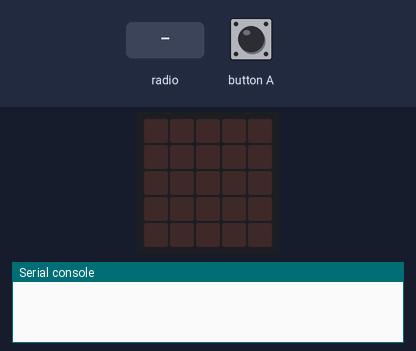
A program run on a simulated BBC micro:bit (MakeCode). On the bench: the board's 5×5 LED display, the last lines printed to the serial console. The inputs (shaded band) are chosen by the test bench. Random numbers come from a fixed seed; no radio messages arrive unless stated (any console line starting 'radio sent:' is added by the test bench).

Above: at 1.2 s.
1.3 s: button A pressed for 0.15 s
At 2.6 s:
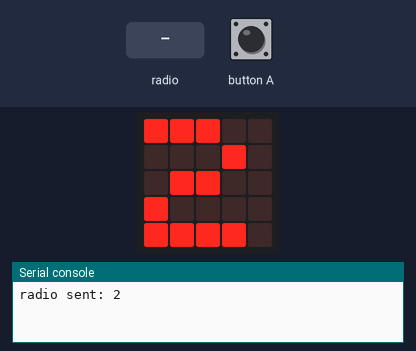
2.9 s: radio message "1" arrives
At 4.1 s:
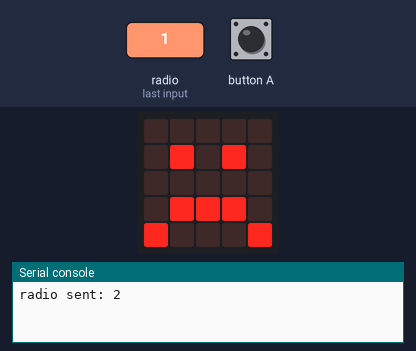
4.4 s: radio message "5" arrives
At 5.5 s:
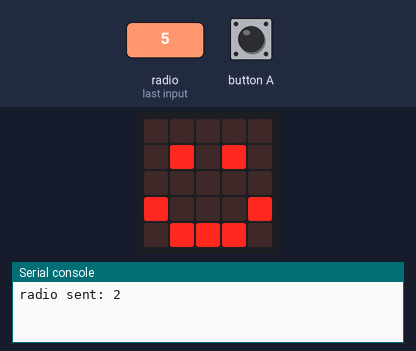
5.9 s: button A pressed for 0.15 s
At 7.2 s:
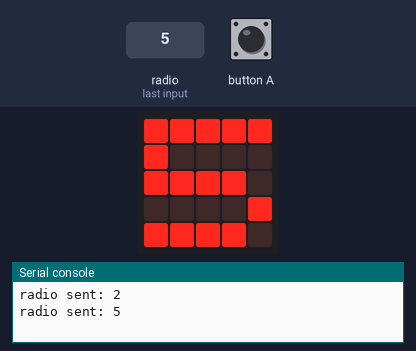
7.5 s: radio message "0" arrives
At 7.8 s:
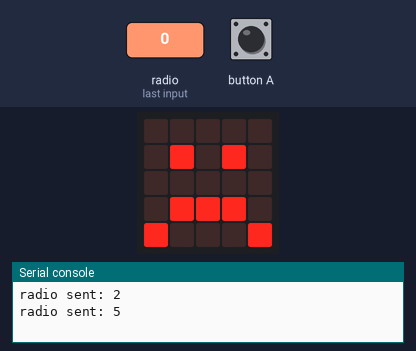
Timing chart, 0 to 10.0 s (numbered marks = the images above; inputs shaded):
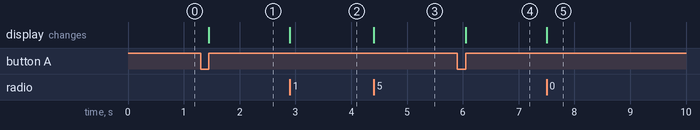

The program:

main.ts
```typescript
radio.onReceivedNumber(function (receivedNumber) {
    if (receivedNumber > dice) {
        basic.showIcon(IconNames.Happy)
    } else {
        basic.showIcon(IconNames.Sad)
    }
})
input.onButtonPressed(Button.A, function () {
    dice = randint(1, 6)
    basic.showNumber(dice)
    radio.sendNumber(dice)
})
let dice = 0
radio.setGroup(1)
```

test.ts
```typescript
// aquí va el archivo "tests"; esto no se compilará cuando este paquete se utilice como una extensión.
```

Measured:
- after the input at 1.3 s, the display: changes after 0.15 s (image 1)
- after the input at 2.9 s, the display: changes at once (image 2)
- after the input at 4.4 s, the display: changes at once (image 3)
- after the input at 5.9 s, the display: changes after 0.15 s (image 4)
- after the input at 7.5 s, the display: changes at once (image 5)
